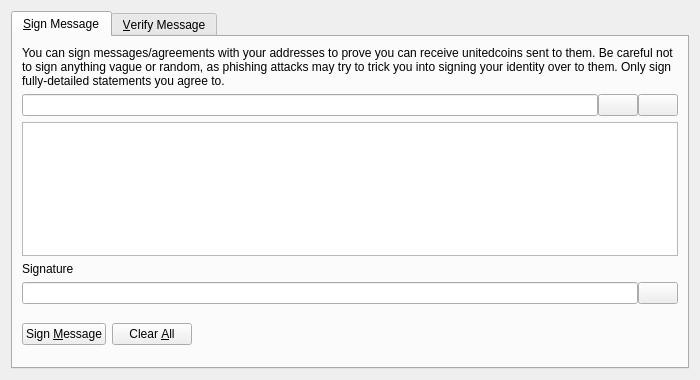
<?xml version="1.0" encoding="UTF-8"?>
<ui version="4.0">
 <class>SignVerifyMessageDialog</class>
 <widget class="QDialog" name="SignVerifyMessageDialog">
  <property name="geometry">
   <rect>
    <x>0</x>
    <y>0</y>
    <width>700</width>
    <height>380</height>
   </rect>
  </property>
  <property name="windowTitle">
   <string>Signatures - Sign / Verify a Message</string>
  </property>
  <property name="modal">
   <bool>true</bool>
  </property>
  <layout class="QVBoxLayout" name="verticalLayout">
   <item>
    <widget class="QTabWidget" name="tabWidget">
     <property name="currentIndex">
      <number>0</number>
     </property>
     <widget class="QWidget" name="tabSignMessage">
      <attribute name="title">
       <string>&amp;Sign Message</string>
      </attribute>
      <layout class="QVBoxLayout" name="verticalLayout_SM">
       <item>
        <widget class="QLabel" name="infoLabel_SM">
         <property name="text">
          <string>You can sign messages/agreements with your addresses to prove you can receive unitedcoins sent to them. Be careful not to sign anything vague or random, as phishing attacks may try to trick you into signing your identity over to them. Only sign fully-detailed statements you agree to.</string>
         </property>
         <property name="textFormat">
          <enum>Qt::PlainText</enum>
         </property>
         <property name="wordWrap">
          <bool>true</bool>
         </property>
        </widget>
       </item>
       <item>
        <layout class="QHBoxLayout" name="horizontalLayout_1_SM">
         <property name="spacing">
          <number>0</number>
         </property>
         <item>
          <widget class="QValidatedLineEdit" name="addressIn_SM">
           <property name="toolTip">
            <string>The Unitedcoin address to sign the message with</string>
           </property>
          </widget>
         </item>
         <item>
          <widget class="QPushButton" name="addressBookButton_SM">
           <property name="toolTip">
            <string>Choose previously used address</string>
           </property>
           <property name="text">
            <string/>
           </property>
           <property name="icon">
            <iconset resource="../bitcoin.qrc">
             <normaloff>:/icons/address-book</normaloff>:/icons/address-book</iconset>
           </property>
           <property name="shortcut">
            <string>Alt+A</string>
           </property>
           <property name="autoDefault">
            <bool>false</bool>
           </property>
          </widget>
         </item>
         <item>
          <widget class="QPushButton" name="pasteButton_SM">
           <property name="toolTip">
            <string>Paste address from clipboard</string>
           </property>
           <property name="text">
            <string/>
           </property>
           <property name="icon">
            <iconset resource="../bitcoin.qrc">
             <normaloff>:/icons/editpaste</normaloff>:/icons/editpaste</iconset>
           </property>
           <property name="shortcut">
            <string>Alt+P</string>
           </property>
           <property name="autoDefault">
            <bool>false</bool>
           </property>
          </widget>
         </item>
        </layout>
       </item>
       <item>
        <widget class="QPlainTextEdit" name="messageIn_SM">
         <property name="toolTip">
          <string>Enter the message you want to sign here</string>
         </property>
        </widget>
       </item>
       <item>
        <widget class="QLabel" name="signatureLabel_SM">
         <property name="text">
          <string>Signature</string>
         </property>
         <property name="textFormat">
          <enum>Qt::PlainText</enum>
         </property>
        </widget>
       </item>
       <item>
        <layout class="QHBoxLayout" name="horizontalLayout_2_SM">
         <property name="spacing">
          <number>0</number>
         </property>
         <item>
          <widget class="QLineEdit" name="signatureOut_SM">
           <property name="font">
            <font>
             <italic>true</italic>
            </font>
           </property>
           <property name="readOnly">
            <bool>true</bool>
           </property>
          </widget>
         </item>
         <item>
          <widget class="QPushButton" name="copySignatureButton_SM">
           <property name="toolTip">
            <string>Copy the current signature to the system clipboard</string>
           </property>
           <property name="text">
            <string/>
           </property>
           <property name="icon">
            <iconset resource="../bitcoin.qrc">
             <normaloff>:/icons/editcopy</normaloff>:/icons/editcopy</iconset>
           </property>
           <property name="autoDefault">
            <bool>false</bool>
           </property>
          </widget>
         </item>
        </layout>
       </item>
       <item>
        <layout class="QHBoxLayout" name="horizontalLayout_3_SM">
         <item>
          <widget class="QPushButton" name="signMessageButton_SM">
           <property name="toolTip">
            <string>Sign the message to prove you own this Unitedcoin address</string>
           </property>
           <property name="text">
            <string>Sign &amp;Message</string>
           </property>
           <property name="icon">
            <iconset resource="../bitcoin.qrc">
             <normaloff>:/icons/edit</normaloff>:/icons/edit</iconset>
           </property>
           <property name="autoDefault">
            <bool>false</bool>
           </property>
          </widget>
         </item>
         <item>
          <widget class="QPushButton" name="clearButton_SM">
           <property name="toolTip">
            <string>Reset all sign message fields</string>
           </property>
           <property name="text">
            <string>Clear &amp;All</string>
           </property>
           <property name="icon">
            <iconset resource="../bitcoin.qrc">
             <normaloff>:/icons/remove</normaloff>:/icons/remove</iconset>
           </property>
           <property name="autoDefault">
            <bool>false</bool>
           </property>
          </widget>
         </item>
         <item>
          <spacer name="horizontalSpacer_1_SM">
           <property name="orientation">
            <enum>Qt::Horizontal</enum>
           </property>
           <property name="sizeHint" stdset="0">
            <size>
             <width>40</width>
             <height>48</height>
            </size>
           </property>
          </spacer>
         </item>
         <item>
          <widget class="QLabel" name="statusLabel_SM">
           <property name="font">
            <font>
             <weight>75</weight>
             <bold>true</bold>
            </font>
           </property>
           <property name="text">
            <string/>
           </property>
           <property name="wordWrap">
            <bool>true</bool>
           </property>
          </widget>
         </item>
         <item>
          <spacer name="horizontalSpacer_2_SM">
           <property name="orientation">
            <enum>Qt::Horizontal</enum>
           </property>
           <property name="sizeHint" stdset="0">
            <size>
             <width>40</width>
             <height>48</height>
            </size>
           </property>
          </spacer>
         </item>
        </layout>
       </item>
      </layout>
     </widget>
     <widget class="QWidget" name="tabVerifyMessage">
      <attribute name="title">
       <string>&amp;Verify Message</string>
      </attribute>
      <layout class="QVBoxLayout" name="verticalLayout_VM">
       <item>
        <widget class="QLabel" name="infoLabel_VM">
         <property name="text">
          <string>Enter the receiver's address, message (ensure you copy line breaks, spaces, tabs, etc. exactly) and signature below to verify the message. Be careful not to read more into the signature than what is in the signed message itself, to avoid being tricked by a man-in-the-middle attack. Note that this only proves the signing party receives with the address, it cannot prove sendership of any transaction!</string>
         </property>
         <property name="textFormat">
          <enum>Qt::PlainText</enum>
         </property>
         <property name="alignment">
          <set>Qt::AlignLeading|Qt::AlignLeft|Qt::AlignTop</set>
         </property>
         <property name="wordWrap">
          <bool>true</bool>
         </property>
        </widget>
       </item>
       <item>
        <layout class="QHBoxLayout" name="horizontalLayout_1_VM">
         <property name="spacing">
          <number>0</number>
         </property>
         <item>
          <widget class="QValidatedLineEdit" name="addressIn_VM">
           <property name="toolTip">
            <string>The Unitedcoin address the message was signed with</string>
           </property>
          </widget>
         </item>
         <item>
          <widget class="QPushButton" name="addressBookButton_VM">
           <property name="toolTip">
            <string>Choose previously used address</string>
           </property>
           <property name="text">
            <string/>
           </property>
           <property name="icon">
            <iconset resource="../bitcoin.qrc">
             <normaloff>:/icons/address-book</normaloff>:/icons/address-book</iconset>
           </property>
           <property name="shortcut">
            <string>Alt+A</string>
           </property>
           <property name="autoDefault">
            <bool>false</bool>
           </property>
          </widget>
         </item>
        </layout>
       </item>
       <item>
        <widget class="QPlainTextEdit" name="messageIn_VM"/>
       </item>
       <item>
        <widget class="QValidatedLineEdit" name="signatureIn_VM"/>
       </item>
       <item>
        <layout class="QHBoxLayout" name="horizontalLayout_2_VM">
         <item>
          <widget class="QPushButton" name="verifyMessageButton_VM">
           <property name="toolTip">
            <string>Verify the message to ensure it was signed with the specified Unitedcoin address</string>
           </property>
           <property name="text">
            <string>Verify &amp;Message</string>
           </property>
           <property name="icon">
            <iconset resource="../bitcoin.qrc">
             <normaloff>:/icons/transaction_0</normaloff>:/icons/transaction_0</iconset>
           </property>
           <property name="autoDefault">
            <bool>false</bool>
           </property>
          </widget>
         </item>
         <item>
          <widget class="QPushButton" name="clearButton_VM">
           <property name="toolTip">
            <string>Reset all verify message fields</string>
           </property>
           <property name="text">
            <string>Clear &amp;All</string>
           </property>
           <property name="icon">
            <iconset resource="../bitcoin.qrc">
             <normaloff>:/icons/remove</normaloff>:/icons/remove</iconset>
           </property>
           <property name="autoDefault">
            <bool>false</bool>
           </property>
          </widget>
         </item>
         <item>
          <spacer name="horizontalSpacer_1_VM">
           <property name="orientation">
            <enum>Qt::Horizontal</enum>
           </property>
           <property name="sizeHint" stdset="0">
            <size>
             <width>40</width>
             <height>48</height>
            </size>
           </property>
          </spacer>
         </item>
         <item>
          <widget class="QLabel" name="statusLabel_VM">
           <property name="font">
            <font>
             <weight>75</weight>
             <bold>true</bold>
            </font>
           </property>
           <property name="text">
            <string/>
           </property>
           <property name="wordWrap">
            <bool>true</bool>
           </property>
          </widget>
         </item>
         <item>
          <spacer name="horizontalSpacer_2_VM">
           <property name="orientation">
            <enum>Qt::Horizontal</enum>
           </property>
           <property name="sizeHint" stdset="0">
            <size>
             <width>40</width>
             <height>48</height>
            </size>
           </property>
          </spacer>
         </item>
        </layout>
       </item>
      </layout>
     </widget>
    </widget>
   </item>
  </layout>
 </widget>
 <customwidgets>
  <customwidget>
   <class>QValidatedLineEdit</class>
   <extends>QLineEdit</extends>
   <header>qvalidatedlineedit.h</header>
  </customwidget>
 </customwidgets>
 <resources>
  <include location="../bitcoin.qrc"/>
 </resources>
 <connections/>
</ui>
